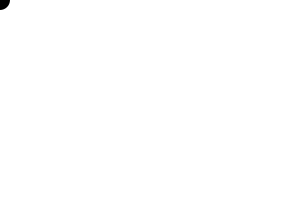
Frame 1 (no input)
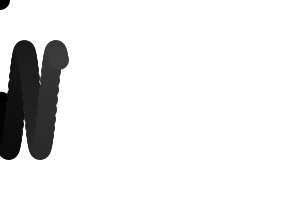
Frame 60 (the mouse pressed at the canvas centre just before this capture)
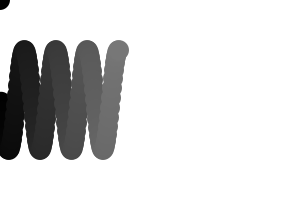
Frame 120 (the mouse held since frame 60 and released just before this capture)

The Processing sketch that drew these frames (run headless with seeded random() and noise(); from frame 60 on, the mouse is pressed at the canvas centre):

// Processing sketch: sketch__14_1
// ── sketch__14_1.pde
/*THIS SKETCH DRAWS A FADING SINE WAVE*/

int speed = 0;
int direction = 1;
float y = 0;
float waveLength = 0;

void setup()
{ background(255);
  size(300, 200);
  ellipseMode(CENTER);
  noStroke();
}

void draw()
{  if (speed>280) {speed=0;background(255);} 
//WHEN THE WAVE REACHES THE END, THE SKETCH RESTARTS

  fill(speed);  
  ellipse(speed, y, 20, 20);
  y = 100 + (sin(PI/90+waveLength) * 50);
  speed+=1;
  waveLength+= 0.2;
//THIS DRAWS THE WAVE WITH AN ELLIPSE
 
}
